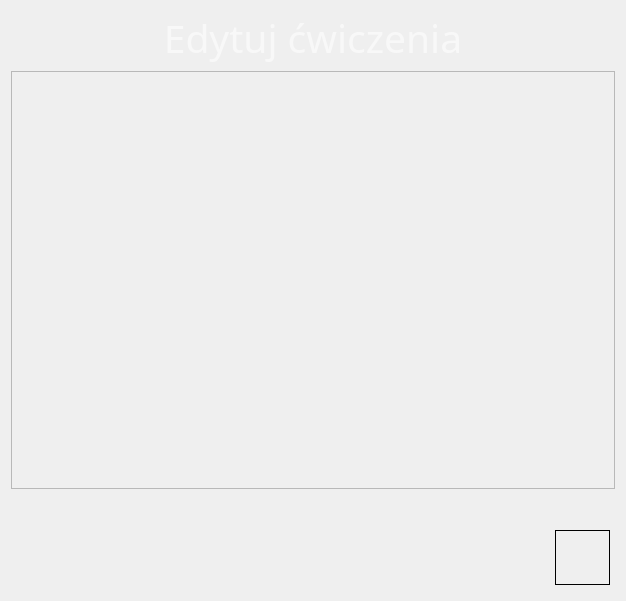
<?xml version="1.0" encoding="UTF-8"?>
<ui version="4.0">
 <class>EditExercisesDialog</class>
 <widget class="QDialog" name="EditExercisesDialog">
  <property name="geometry">
   <rect>
    <x>0</x>
    <y>0</y>
    <width>626</width>
    <height>601</height>
   </rect>
  </property>
  <property name="windowTitle">
   <string>Edytuj ćwiczenia</string>
  </property>
  <layout class="QVBoxLayout" name="verticalLayout">
   <item>
    <widget class="QLabel" name="label_title">
     <property name="font">
      <font>
       <family>Noto Sans Light</family>
       <pointsize>29</pointsize>
      </font>
     </property>
     <property name="styleSheet">
      <string notr="true">QLabel{
color: rgb(248, 248, 248);
}
</string>
     </property>
     <property name="text">
      <string>Edytuj ćwiczenia</string>
     </property>
     <property name="alignment">
      <set>Qt::AlignCenter</set>
     </property>
    </widget>
   </item>
   <item>
    <widget class="QScrollArea" name="scrollArea_exercises">
     <property name="styleSheet">
      <string notr="true">QScrollArea{
background: transparent;
border: 0px;
}
QScrollArea &gt; QWidget &gt; QWidget { background: transparent; }
QScrollArea &gt; QWidget &gt; QScrollBar { background: palette(base); }



QScrollBar:vertical
    {
        background-color: #2A2929;
        width: 20px;
        margin: 15px 3px 15px 3px;
        border: 1px transparent #2A2929;
        border-radius: 4px;
    }

    QScrollBar::handle:vertical
    {
        background-color: #296799;
        min-height: 5px;
        border-radius: 4px;
    }

    QScrollBar::sub-line:vertical
    {
        margin: 3px 0px 3px 0px;
        border-image: url(:/qss_icons/rc/up_arrow_disabled.png);
        height: 10px;
        width: 10px;
        subcontrol-position: top;
        subcontrol-origin: margin;
    }

    QScrollBar::add-line:vertical
    {
        margin: 3px 0px 3px 0px;
        border-image: url(:/qss_icons/rc/down_arrow_disabled.png);
        height: 10px;
        width: 10px;
        subcontrol-position: bottom;
        subcontrol-origin: margin;
    }

    QScrollBar::sub-line:vertical:hover,QScrollBar::sub-line:vertical:on
    {
        border-image: url(:/qss_icons/rc/up_arrow.png);
        height: 10px;
        width: 10px;
        subcontrol-position: top;
        subcontrol-origin: margin;
    }

    QScrollBar::add-line:vertical:hover, QScrollBar::add-line:vertical:on
    {
        border-image: url(:/qss_icons/rc/down_arrow.png);
        height: 10px;
        width: 10px;
        subcontrol-position: bottom;
        subcontrol-origin: margin;
    }

    QScrollBar::up-arrow:vertical, QScrollBar::down-arrow:vertical
    {
        background: none;
    }

    QScrollBar::add-page:vertical, QScrollBar::sub-page:vertical
    {
        background: none;
    }</string>
     </property>
     <property name="widgetResizable">
      <bool>true</bool>
     </property>
     <widget class="QWidget" name="widget_exercises">
      <property name="geometry">
       <rect>
        <x>0</x>
        <y>0</y>
        <width>608</width>
        <height>414</height>
       </rect>
      </property>
     </widget>
    </widget>
   </item>
   <item>
    <spacer name="verticalSpacer">
     <property name="orientation">
      <enum>Qt::Vertical</enum>
     </property>
     <property name="sizeType">
      <enum>QSizePolicy::Maximum</enum>
     </property>
     <property name="sizeHint" stdset="0">
      <size>
       <width>20</width>
       <height>30</height>
      </size>
     </property>
    </spacer>
   </item>
   <item>
    <layout class="QHBoxLayout" name="horizontalLayout">
     <item>
      <spacer name="horizontalSpacer">
       <property name="orientation">
        <enum>Qt::Horizontal</enum>
       </property>
       <property name="sizeHint" stdset="0">
        <size>
         <width>40</width>
         <height>20</height>
        </size>
       </property>
      </spacer>
     </item>
     <item>
      <widget class="QPushButton" name="pushButton_add">
       <property name="minimumSize">
        <size>
         <width>65</width>
         <height>65</height>
        </size>
       </property>
       <property name="maximumSize">
        <size>
         <width>65</width>
         <height>65</height>
        </size>
       </property>
       <property name="styleSheet">
        <string notr="true">QPushButton
{
	margin: 5px;
border: 1px solid;
}</string>
       </property>
       <property name="text">
        <string/>
       </property>
       <property name="icon">
        <iconset resource="res.qrc">
         <normaloff>:/images/add.png</normaloff>:/images/add.png</iconset>
       </property>
       <property name="iconSize">
        <size>
         <width>65</width>
         <height>65</height>
        </size>
       </property>
       <property name="flat">
        <bool>true</bool>
       </property>
      </widget>
     </item>
    </layout>
   </item>
  </layout>
 </widget>
 <resources>
  <include location="res.qrc"/>
 </resources>
 <connections/>
</ui>
